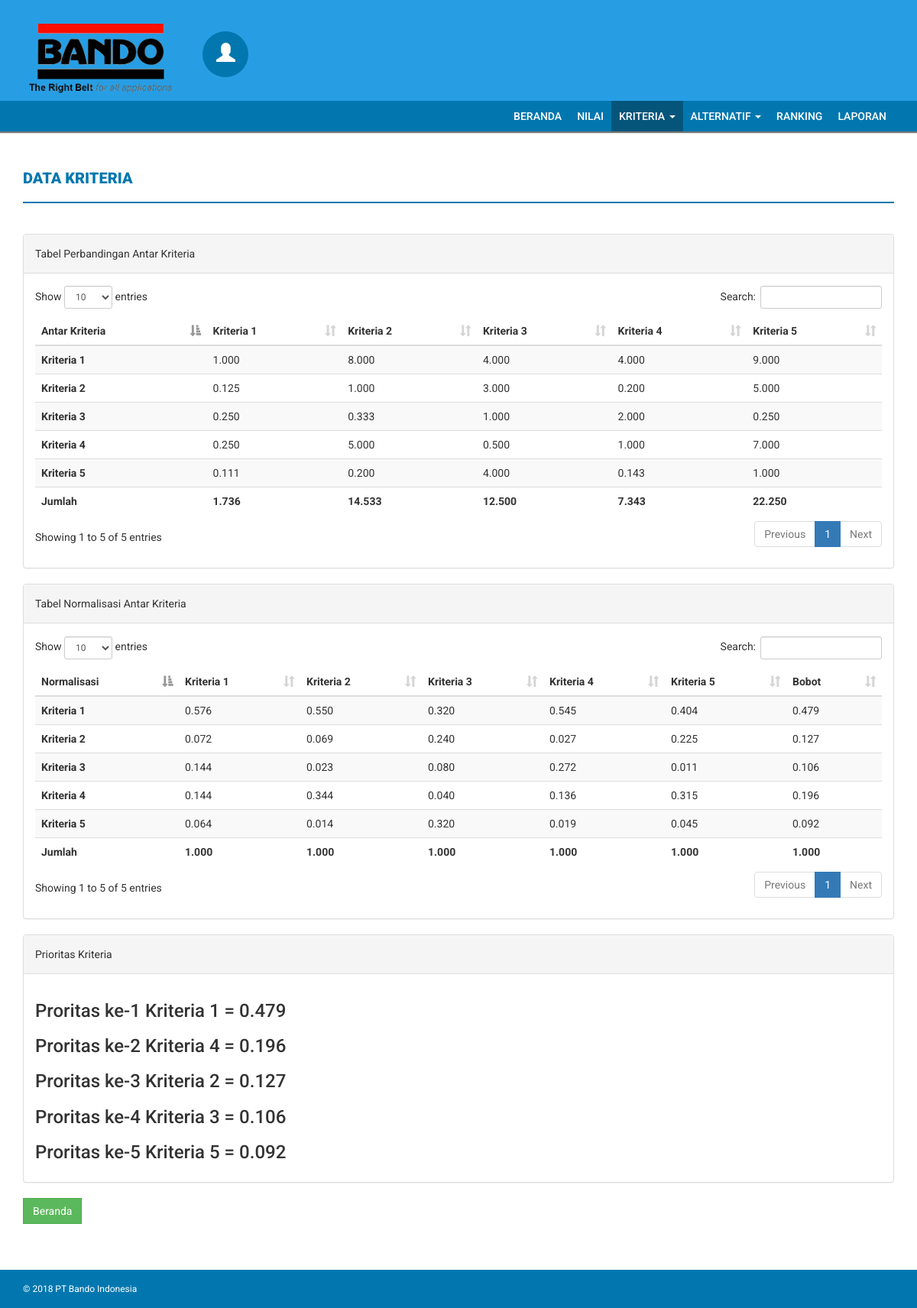
/index.php/kriteria/table_analisa_kriteria, run on the app's committed database.
### tables this page shows
CREATE TABLE `kriteria` (
  `id_kriteria` varchar(6) NOT NULL,
  `nama_kriteria` varchar(25) NOT NULL,
  `deskripsi` varchar(50) NOT NULL,
  `bobot_kriteria` float NOT NULL
);

CREATE TABLE `analisa_kriteria` (
  `id_analisa_kriteria` int(11) NOT NULL,
  `kriteria_id_pertama` varchar(6) NOT NULL,
  `kriteria_id_kedua` varchar(6) NOT NULL,
  `nilai_analisa_kriteria` double NOT NULL,
  `hasil_analisa_kriteria` double NOT NULL,
  `kasus_id` varchar(6) NOT NULL
);

### application/controllers/Kriteria.php (called while the page is built, shortened)
<?php
class Kriteria extends CI_Controller {
	public function __construct(){
		$this->load->model('KriteriaModel');
		$this->load->model('NilaiModel');
		$this->load->model('AnalisaKriteriaModel');
	}
	public function table_analisa_kriteria(){
		$data['title'] = 'Data Kriteria';
		$data['sub_title1'] = 'Tabel Perbandingan Antar Kriteria';
		$data['sub_title2'] = 'Tabel Normalisasi Antar Kriteria';
		$data['sub_title3'] = 'Prioritas Kriteria';
		$kriteria = $this->KriteriaModel;
		$analisa = $this->AnalisaKriteriaModel;
		$data['kriteria'] = $kriteria->get();
		$data['analisa'] = $analisa->get('*',NULL,NULL);
		$this->load->view('layout/header');
		$this->load->view('kriteria/analisa/table',$data);
		$this->load->view('layout/footer');
	}
}

### index.php (called while the page is built, shortened)
<?php
require_once BASEPATH.'core/CodeIgniter.php';

### application/models/KriteriaModel.php (called while the page is built, shortened)
<?php
class KriteriaModel extends CI_Model {
	protected $table = 'kriteria';
	public function get($select = '*',$join = NULL,$limit = NULL)
	{
			$query = $this->db->get($this->table);
			return $query->result();
	}
	public function update($id){
			$this->db->update($this->table, $this, array('id_kriteria' => $id));
	}
	public function selectsum($field){
		$this->db->select_sum($field);
		$query = $this->db->get($this->table);
		return $query->row_array();
	}
}
?>

### application/models/AnalisaKriteriaModel.php (called while the page is built, shortened)
<?php
class AnalisaKriteriaModel extends CI_Model {
	protected $table = 'analisa_kriteria';
	public function get($select = '*',$join = NULL,$limit = NULL)
	{
			$query = $this->db->get($this->table);
			return $query->result();
	}
	public function get1($select = '*',$join = NULL,$limit = NULL)
	{
			$query = $this->db->get($this->table);
			return $query;
	}
	public function selectsum($field){
		$this->db->select_sum($field);
		$query = $this->db->get($this->table);
		return $query->row_array();
	}
	public function selectavg($field){
		$this->db->select_avg($field);
		$query = $this->db->get($this->table);
		return $query->row_array();
	}
	public function update_hasil($kriteria1, $kriteria2){
			$this->db->update($this->table, $this, array('kriteria_id_pertama' => $kriteria1, 'kriteria_id_kedua' => $kriteria2));
	}
}
?>

### application/views/kriteria/analisa/table.php (the view, shortened to what this page needs)
<div class="content-wrapper">
  <div class="container">
    <div class="row">
      <div class="col-md-12">
        <h4 class="page-head-line"><?php echo $title; ?></h4>
      </div>
    </div>
    <div class="row">
      <div class="col-md-12">
        <div class="panel panel-default">
          <div class="panel-heading">
            <?php echo $sub_title1; ?>
          </div>
          <div class="panel-body">
            <table id="example1" class="table table-striped">
              <thead>
                <tr>
                  <th>Antar Kriteria</th>
                  <?php foreach ($kriteria as $row): ?>
                    <th><?php echo $row->nama_kriteria; ?></th>
                  <?php endforeach; ?>
                </tr>
              </thead>
              <tbody>
                <?php
              $model = $this->AnalisaKriteriaModel;
              $i = 1 ;
              foreach ($kriteria as $row) { ?>
                <tr>
                  <th><?php echo $row->nama_kriteria; ?></th>
                  <?php
                  $model->where('kriteria_id_pertama','C'.$i);
                  $x = $model->get();
                  $no = '1';
                  $model1 = $this->AnalisaKriteriaModel;
                  foreach ($x as $row){ ?>
                    <?php
                    $model1->where('kriteria_id_pertama', $row->kriteria_id_pertama);
                    $model1->where('kriteria_id_kedua', 'C'.$no);
                    $data = $model1->get1()->row_array();
                     ?>
                     <td><?php echo number_format($data['nilai_analisa_kriteria'], 3, '.', ','); ?></td>
                  <?php $no++; } ?>
                </tr>
              <?php  $i++; } ?>
              </tbody>
              <tfoot>
              <tr>
                <th>Jumlah</th>
                 <?php
                 $model2 = $this->AnalisaKriteriaModel;
                 foreach ($kriteria as $row){
                   $model2->where('kriteria_id_kedua', $row->id_kriteria);
                   $sum = $model2->selectsum('nilai_analisa_kriteria');
                   ?>
                   <th><?php echo number_format($sum['nilai_analisa_kriteria'], 3, '.', ','); ?></th>
                 <?php } ?>
              </tr>
              </tfoot>
            </table>
          </div>
        </div>
      </div>
      <div class="col-md-12">
        <div class="panel panel-default">
          <div class="panel-heading">
            <?php echo $sub_title2; ?>
          </div>
          <div class="panel-body">
            <table id="example1" class="table table-striped">
              <thead>
                <tr>
                  <th>Normalisasi</th>
                  <?php foreach ($kriteria as $row): ?>
                    <th><?php echo $row->nama_kriteria; ?></th>
                  <?php endforeach; ?>
                  <th>Bobot</th>
                </tr>
              </thead>
              <tbody>
                <?php
              $model = $this->AnalisaKriteriaModel;
              $i = 1 ;
              foreach ($kriteria as $row) { ?>
                <tr>
                  <th><?php echo $row->nama_kriteria; ?></th>
                  <?php
                  $model->where('kriteria_id_pertama','C'.$i);
                  $x = $model->get();
                  $no = '1';
                  $model1 = $this->AnalisaKriteriaModel;
                  foreach ($x as $row1){ ?>
                    <?php
                    $model1->where('kriteria_id_pertama', $row1->kriteria_id_pertama);
                    $model1->where('kriteria_id_kedua', 'C'.$no);
                    $data = $model1->get1()->row_array();
                    $model3 = $this->AnalisaKriteriaModel;
                    $model3->where('kriteria_id_kedua', 'C'.$no);
                    $sum1 = $model3->selectsum('nilai_analisa_kriteria');
                     ?>
                     <td>
                       <?php
                        $result_normalisasi = $data['nilai_analisa_kriteria']/$sum1['nilai_analisa_kriteria'];
                       echo number_format($result_normalisasi, 3, '.', ',') ;
                       ?>
                     </td>
                  <?php $no++; } ?>
                  <td>
                    <?php
                    $model4 = $this->AnalisaKriteriaModel;
                    $model4->where('kriteria_id_pertama', $row->id_kriteria);
                    $avg = $model4->selectavg('hasil_analisa_kriteria');
                    $hasil_avg = number_format($avg['hasil_analisa_kriteria'], 3, '.', ',');
                    echo $hasil_avg;
                     ?>
                  </td>
                </tr>
              <?php  $i++; } ?>
              </tbody>
              <tfoot>
              <tr>
                <th>Jumlah</th>
                 <?php
                 $model2 = $this->AnalisaKriteriaModel;
                 foreach ($kriteria as $row){
                   $model2->where('kriteria_id_kedua', $row->id_kriteria);
                   $sum = $model2->selectsum('nilai_analisa_kriteria');
                   ?>
                   <th><?php echo number_format($sum['nilai_analisa_kriteria']/$sum['nilai_analisa_kriteria'], 3, '.', ','); ?></th>
                 <?php } ?>
                 <?php
                 $model8 = $this->KriteriaModel;
                 $bobot = $model8->selectsum('bobot_kriteria');
                  ?>
                  <th><?php echo number_format(round($bobot['bobot_kriteria']), 3, '.', ','); ?></th>
              </tr>
              </tfoot>
            </table>
          </div>
        </div>
      </div>
      <div class="col-md-12">
        <div class="panel panel-default">
          <div class="panel-heading">
            <?php echo $sub_title3; ?>
          </div>
          <div class="panel-body">
            <?php
            $model7 = $this->KriteriaModel;
            $result_prioritas = $model7->get();
            $no = 1;
            foreach ($result_prioritas as $row){ ?>
              <h3>Proritas ke-<?php echo $no.' '.$row->nama_kriteria.' = '.$row->bobot_kriteria; ?></h3>
             <?php $no++; } ?>
          </div>
        </div>
      </div>
      <div class="col-md-12">
        <a class="btn btn-success" href="<?php echo base_url(); ?>">Beranda</a>
      </div>
    </div>
  </div>
</div>

### public/css/style.css (style rules this page uses)
body { font-family: 'Roboto', sans-serif; line-height: 30px; }
.content-wrapper { margin-top: 40px; min-height: 600px; padding-bottom: 60px; }
.page-head-line { font-weight: 900; padding-bottom: 20px; border-bottom: 2px solid #F0677C; text-transform: uppercase; color: #F0677C; font-size: 20px; margin-bottom: 40px; }
.btn { border-radius: 0px; -webkit-border-radius: 0px; -moz-border-radius: 0px; }

### public/css/custom.css (style rules this page uses)
.page-head-line { font-weight: 900; padding-bottom: 20px; border-bottom: 2px solid #0277af; text-transform: uppercase; color: #0277af; font-size: 20px; margin-bottom: 40px; }

### data on the page
kriteria: nama_kriteria "Kriteria 1", nilai_analisa_kriteria "1.736", hasil_avg "0.479", nilai_analisa_kriteria "1.000", bobot_kriteria "0.479"
kriteria: nama_kriteria "Kriteria 2", nilai_analisa_kriteria "14.533", hasil_avg "0.127", nilai_analisa_kriteria "1.000", bobot_kriteria "0.127"
kriteria: nama_kriteria "Kriteria 3", nilai_analisa_kriteria "12.500", hasil_avg "0.106", nilai_analisa_kriteria "1.000", bobot_kriteria "0.106"
kriteria: nama_kriteria "Kriteria 4", nilai_analisa_kriteria "7.343", hasil_avg "0.196", nilai_analisa_kriteria "1.000", bobot_kriteria "0.196"
kriteria: nama_kriteria "Kriteria 5", nilai_analisa_kriteria "22.250", hasil_avg "0.092", nilai_analisa_kriteria "1.000", bobot_kriteria "0.092"
analisa_kriteria: analisa_kriteria.nilai_analisa_kriteria "1.000", result_normalisasi "0.576"
analisa_kriteria: analisa_kriteria.nilai_analisa_kriteria "8.000", result_normalisasi "0.550"
analisa_kriteria: analisa_kriteria.nilai_analisa_kriteria "4.000", result_normalisasi "0.320"
analisa_kriteria: analisa_kriteria.nilai_analisa_kriteria "4.000", result_normalisasi "0.545"
analisa_kriteria: analisa_kriteria.nilai_analisa_kriteria "9.000", result_normalisasi "0.404"
analisa_kriteria: analisa_kriteria.nilai_analisa_kriteria "0.125", result_normalisasi "0.072"
analisa_kriteria: analisa_kriteria.nilai_analisa_kriteria "1.000", result_normalisasi "0.069"
analisa_kriteria: analisa_kriteria.nilai_analisa_kriteria "3.000", result_normalisasi "0.240"
analisa_kriteria: analisa_kriteria.nilai_analisa_kriteria "0.200", result_normalisasi "0.027"
analisa_kriteria: analisa_kriteria.nilai_analisa_kriteria "5.000", result_normalisasi "0.225"
analisa_kriteria: analisa_kriteria.nilai_analisa_kriteria "0.250", result_normalisasi "0.144"
analisa_kriteria: analisa_kriteria.nilai_analisa_kriteria "0.333", result_normalisasi "0.023"
analisa_kriteria: analisa_kriteria.nilai_analisa_kriteria "1.000", result_normalisasi "0.080"
analisa_kriteria: analisa_kriteria.nilai_analisa_kriteria "2.000", result_normalisasi "0.272"
analisa_kriteria: analisa_kriteria.nilai_analisa_kriteria "0.250", result_normalisasi "0.011"
analisa_kriteria: analisa_kriteria.nilai_analisa_kriteria "0.250", result_normalisasi "0.144"
analisa_kriteria: analisa_kriteria.nilai_analisa_kriteria "5.000", result_normalisasi "0.344"
analisa_kriteria: analisa_kriteria.nilai_analisa_kriteria "0.500", result_normalisasi "0.040"
analisa_kriteria: analisa_kriteria.nilai_analisa_kriteria "1.000", result_normalisasi "0.136"
analisa_kriteria: analisa_kriteria.nilai_analisa_kriteria "7.000", result_normalisasi "0.315"
analisa_kriteria: nilai_analisa_kriteria "0.111", result_normalisasi "0.064"
analisa_kriteria: nilai_analisa_kriteria "0.200", result_normalisasi "0.014"
analisa_kriteria: nilai_analisa_kriteria "4.000", result_normalisasi "0.320"
analisa_kriteria: nilai_analisa_kriteria "0.143", result_normalisasi "0.019"
analisa_kriteria: nilai_analisa_kriteria "1.000", result_normalisasi "0.045"

### other printed values
$title "DATA KRITERIA"
$sub_title1 "Tabel Perbandingan Antar Kriteria"
$sub_title2 "Tabel Normalisasi Antar Kriteria"
$bobot['bobot_kriteria'] "1.000"
$sub_title3 "Prioritas Kriteria"
